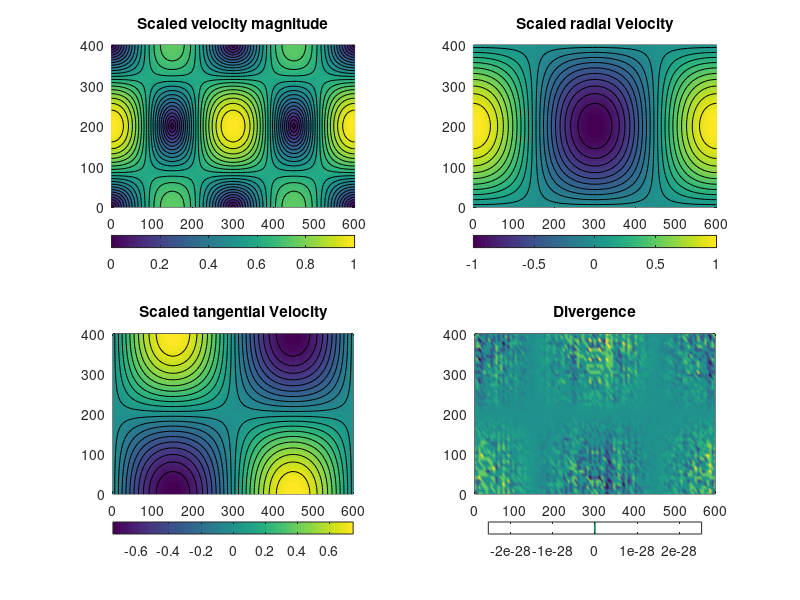

The MATLAB source for this figure: (Note: this script raises an error after producing the figure.)
clear
%clf;

%Polar grid

%Longitude
xnum=101;
xmin=0;
xmax=600e+3;
W=xmax-xmin;
dx=W/(xnum-1);
x=xmin:dx:xmax;

%Radial distance
ynum=51;
ymin=0e+3;
ymax=400e+3;
H=ymax-ymin;
dy=H/(ynum-1);
y=ymin:dy:ymax;

%Define constants
kx=1; %horiz. wave number
vx0=1e-9; %reference horiz. velocity

ky=1; %vertical wave number
vy0=vx0*2*kx/ky*H/W; %reference vertical velocity

%Define matrices and vectors
x2d=zeros(xnum,ynum); y2d=x2d; vy2d=x2d; vx2d=x2d; div2d=x2d;
vx=zeros(xnum*ynum,1); vy=vx;

%Compute V,P,T
for i1=1:xnum
    for i2=1:ynum

        
        gi = i2 + (i1-1)*ynum;

        sinx = sin(kx*2*pi*x(i1)/W); siny = sin(ky*pi*y(i2)/H); 
        cosx = cos(kx*2*pi*x(i1)/W); cosy = cos(ky*pi*y(i2)/H);

        vx(gi)  = -vx0*sinx*cosy;
        vy(gi)  =  vy0*cosx*siny;

        %2D matrices
        vx2d(i1,i2) = vx(gi);
        vy2d(i1,i2) = vy(gi);
        div2d(i1,i2) = -vx0*cosx*cosy*kx*2*pi/W + vy0*cosx*cosy*ky*pi/H;

        %Cartesian coordinates in km
        x2d(i1,i2)=x(i1)/1000;
        y2d(i1,i2)=y(i2)/1000;

    end
end

figure(10)
subplot(221)
pcolor(x2d,y2d,(vx2d.^2 + vy2d.^2).^0.5/vy0)
shading interp
colorbar('southoutside')
hold on
contour(x2d,y2d,(vx2d.^2 + vy2d.^2).^0.5/vy0,20,'k','LineWidth',0.5);
hold off
axis image
title('Scaled velocity magnitude')

subplot(222)
pcolor(x2d,y2d,vy2d./vy0)
shading interp
colorbar('southoutside')
hold on
contour(x2d,y2d,vy2d./vy0,20,'k','LineWidth',0.5);
hold off
axis image
title('Scaled radial Velocity')

subplot(223)
pcolor(x2d,y2d,vx2d./vy0)
shading interp
colorbar('southoutside')
hold on
contour(x2d,y2d,vx2d./vy0,20,'k','LineWidth',0.5);
hold off
axis image
title('Scaled tangential Velocity')

subplot(224)
pcolor(x2d,y2d,div2d)
shading interp
colorbar('southoutside')
axis image
title('Divergence')

%Save hdf5 file
fname='vtp0001.h5';
dt=1e+5*365.25*86400;
t=[dt 0];
hdf5write(fname,'/Nodes/V1',vx);
hdf5write(fname,'/Nodes/V2',vy, 'WriteMode', 'append');
%hdf5write(fname,'/Nodes/Tk',Tk, 'WriteMode', 'append');
%hdf5write(fname,'/Nodes/P',Pa, 'WriteMode', 'append');
h5writeatt(fname,'/','Time',t);